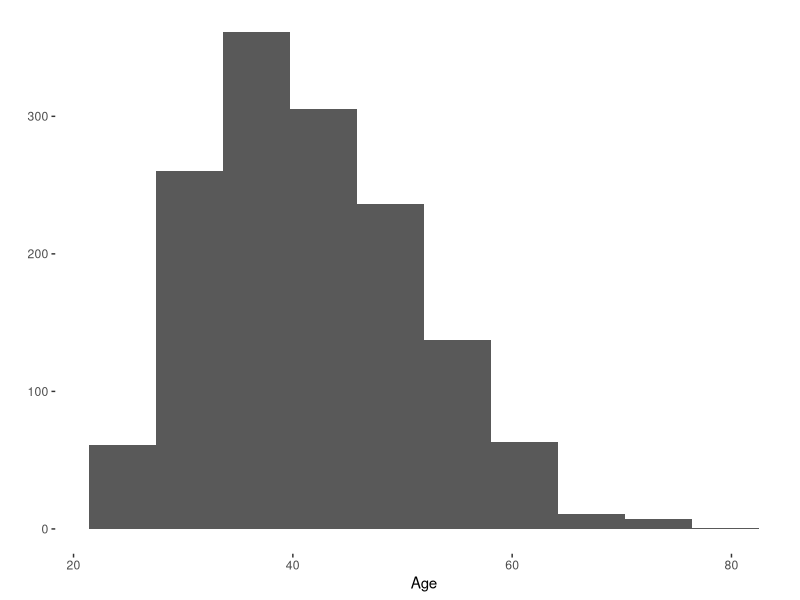
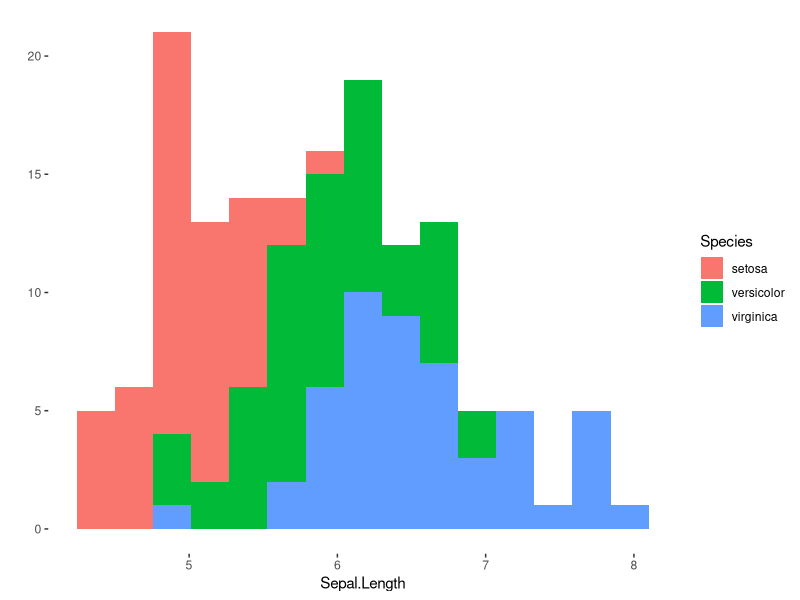

Generate these figures, in order, with R:
## ---- chunk 1
###########################################################################
################# DON'T DELETE THIS PART!!!!!##############################
###########################################################################
                                                                          #
knitr::opts_chunk$set(echo = TRUE, message = FALSE, warning = FALSE)      #
                                                                          #
library(tidyverse)           #The tidyverse has all of our data tools     #
library(ggthemes)            #ggthemes makes our graphs look nicer        #
library(kableExtra)                                                                          # 
theme_set(                                #this sets the theme for all    #
  theme_tufte() +                         #plots that we make             #
  theme(text=element_text(family="sans"))                                 #
  )                                                                       #
                                                                          #
                                                                          #
                                                                          #
### Below is where you read and store your data.                          #
                                                                          #
deathPenaltyData <- read_csv("death penalty data.csv")
                                                       

cirpdata <- read_csv("CIRP_DATA_2014_CLEAN.csv")                          #
                                                                          

                                                                          #
############# ^ ################################# ^ #######################
############# | ## DON'T DELETE THIS PART!!!!!### | #######################
############# | ################################# | #######################
## ---- chunk 2

qplot(Age, data=deathPenaltyData,
      bins=10)

summary(deathPenaltyData$Age)      #useful summary!


#summary(Age, data=deathPenaltyData)  #doesn't wokr!


sd(deathPenaltyData$Age)
IQR(deathPenaltyData$Age)

## ---- chunk 3
iris %>% head %>% kable %>% kable_styling()



## ---- chunk 4
qplot(Sepal.Length,
      data=iris,
      bins=15,
      fill=Species,
      geom="histogram")

summary(iris$Sepal.Length) 
